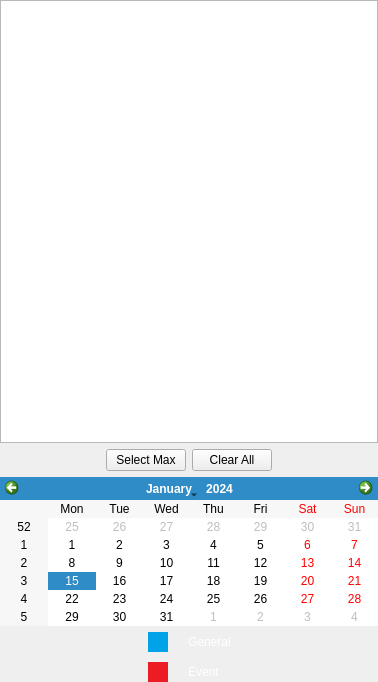
<?xml version="1.0" encoding="UTF-8"?>
<ui version="4.0">
 <class>PlaybackGeneral</class>
 <widget class="QWidget" name="PlaybackGeneral">
  <property name="geometry">
   <rect>
    <x>0</x>
    <y>0</y>
    <width>378</width>
    <height>682</height>
   </rect>
  </property>
  <property name="windowTitle">
   <string>Form</string>
  </property>
  <layout class="QVBoxLayout" name="verticalLayout">
   <property name="leftMargin">
    <number>0</number>
   </property>
   <property name="topMargin">
    <number>0</number>
   </property>
   <property name="rightMargin">
    <number>0</number>
   </property>
   <property name="bottomMargin">
    <number>0</number>
   </property>
   <item>
    <widget class="TreeView" name="treeView_channel">
     <property name="sizePolicy">
      <sizepolicy hsizetype="Expanding" vsizetype="Expanding">
       <horstretch>0</horstretch>
       <verstretch>1</verstretch>
      </sizepolicy>
     </property>
    </widget>
   </item>
   <item>
    <layout class="QHBoxLayout" name="horizontalLayout">
     <item>
      <spacer name="horizontalSpacer_11">
       <property name="orientation">
        <enum>Qt::Horizontal</enum>
       </property>
       <property name="sizeHint" stdset="0">
        <size>
         <width>0</width>
         <height>0</height>
        </size>
       </property>
      </spacer>
     </item>
     <item>
      <widget class="MyPushButton" name="pushButton_selectMax">
       <property name="text">
        <string>Select Max</string>
       </property>
      </widget>
     </item>
     <item>
      <widget class="MyPushButton" name="pushButton_clearAll">
       <property name="text">
        <string>Clear All</string>
       </property>
      </widget>
     </item>
     <item>
      <spacer name="horizontalSpacer_9">
       <property name="orientation">
        <enum>Qt::Horizontal</enum>
       </property>
       <property name="sizeHint" stdset="0">
        <size>
         <width>0</width>
         <height>0</height>
        </size>
       </property>
      </spacer>
     </item>
    </layout>
   </item>
   <item>
    <widget class="MyCalendarWidget" name="calendarWidget">
     <property name="sizePolicy">
      <sizepolicy hsizetype="Ignored" vsizetype="Preferred">
       <horstretch>0</horstretch>
       <verstretch>0</verstretch>
      </sizepolicy>
     </property>
    </widget>
   </item>
   <item>
    <layout class="QGridLayout" name="gridLayout_2">
     <property name="horizontalSpacing">
      <number>20</number>
     </property>
     <property name="verticalSpacing">
      <number>10</number>
     </property>
     <item row="1" column="2">
      <widget class="QLabel" name="label_event">
       <property name="styleSheet">
        <string notr="true">color: #FFFFFF;</string>
       </property>
       <property name="text">
        <string>Event</string>
       </property>
      </widget>
     </item>
     <item row="1" column="1">
      <widget class="QLabel" name="label_6">
       <property name="minimumSize">
        <size>
         <width>20</width>
         <height>20</height>
        </size>
       </property>
       <property name="maximumSize">
        <size>
         <width>20</width>
         <height>20</height>
        </size>
       </property>
       <property name="styleSheet">
        <string notr="true">background-color: #ED1C24;</string>
       </property>
       <property name="text">
        <string/>
       </property>
      </widget>
     </item>
     <item row="0" column="2">
      <widget class="QLabel" name="label_general">
       <property name="styleSheet">
        <string notr="true">color: #FFFFFF;</string>
       </property>
       <property name="text">
        <string>General</string>
       </property>
      </widget>
     </item>
     <item row="0" column="1">
      <widget class="QLabel" name="label_8">
       <property name="minimumSize">
        <size>
         <width>20</width>
         <height>20</height>
        </size>
       </property>
       <property name="maximumSize">
        <size>
         <width>20</width>
         <height>20</height>
        </size>
       </property>
       <property name="styleSheet">
        <string notr="true">background-color: #00A2E8;</string>
       </property>
       <property name="text">
        <string/>
       </property>
      </widget>
     </item>
     <item row="0" column="0">
      <spacer name="horizontalSpacer_12">
       <property name="orientation">
        <enum>Qt::Horizontal</enum>
       </property>
       <property name="sizeHint" stdset="0">
        <size>
         <width>40</width>
         <height>20</height>
        </size>
       </property>
      </spacer>
     </item>
     <item row="0" column="3">
      <spacer name="horizontalSpacer_13">
       <property name="orientation">
        <enum>Qt::Horizontal</enum>
       </property>
       <property name="sizeHint" stdset="0">
        <size>
         <width>40</width>
         <height>20</height>
        </size>
       </property>
      </spacer>
     </item>
    </layout>
   </item>
  </layout>
 </widget>
 <customwidgets>
  <customwidget>
   <class>MyPushButton</class>
   <extends>QPushButton</extends>
   <header>mypushbutton.h</header>
  </customwidget>
  <customwidget>
   <class>TreeView</class>
   <extends>QTreeView</extends>
   <header>treeview.h</header>
  </customwidget>
  <customwidget>
   <class>MyCalendarWidget</class>
   <extends>QCalendarWidget</extends>
   <header>mycalendarwidget.h</header>
  </customwidget>
 </customwidgets>
 <resources/>
 <connections/>
</ui>
